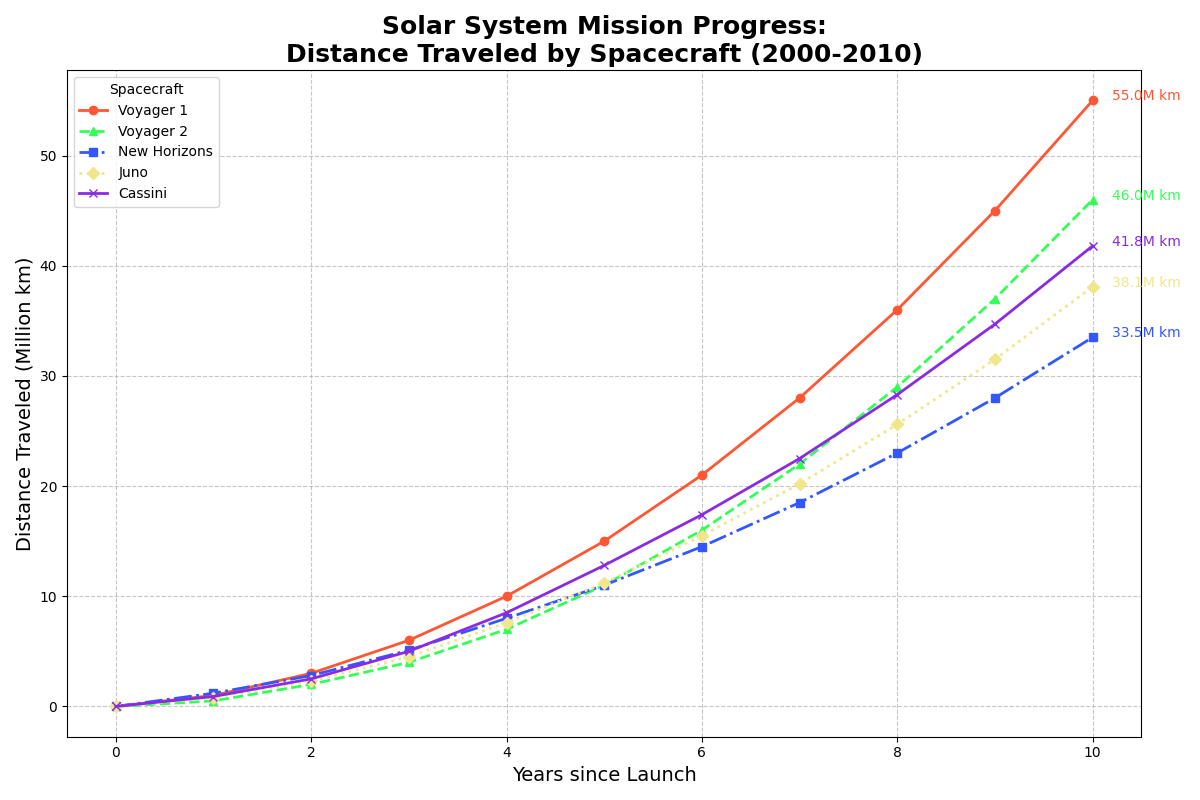

Generate this figure with Python:
import matplotlib.pyplot as plt
import numpy as np

# Years from the start of the mission
years = np.arange(0, 11)

# Distance traveled by each spacecraft (in million kilometers)
voyager_1 = np.array([0, 1, 3, 6, 10, 15, 21, 28, 36, 45, 55])
voyager_2 = np.array([0, 0.5, 2, 4, 7, 11, 16, 22, 29, 37, 46])
new_horizons = np.array([0, 1.2, 2.8, 5.1, 8.0, 11.0, 14.5, 18.5, 23.0, 28.0, 33.5])
juno = np.array([0, 0.8, 2.3, 4.5, 7.6, 11.2, 15.5, 20.2, 25.6, 31.5, 38.1])
cassini = np.array([0, 0.9, 2.5, 5.0, 8.5, 12.8, 17.4, 22.5, 28.3, 34.7, 41.8])

# Create a figure and axis
fig, ax = plt.subplots(figsize=(12, 8))

# New set of colors
colors = ['#FF5733', '#33FF57', '#3357FF', '#F0E68C', '#8A2BE2']

# Plot the data for each spacecraft with new colors
ax.plot(years, voyager_1, marker='o', linestyle='-', linewidth=2, color=colors[0], label='Voyager 1')
ax.plot(years, voyager_2, marker='^', linestyle='--', linewidth=2, color=colors[1], label='Voyager 2')
ax.plot(years, new_horizons, marker='s', linestyle='-.', linewidth=2, color=colors[2], label='New Horizons')
ax.plot(years, juno, marker='D', linestyle=':', linewidth=2, color=colors[3], label='Juno')
ax.plot(years, cassini, marker='x', linestyle='-', linewidth=2, color=colors[4], label='Cassini')

# Set title with a line break for better readability
ax.set_title("Solar System Mission Progress:\nDistance Traveled by Spacecraft (2000-2010)", fontsize=18, fontweight='bold')

# Set labels for the axes
ax.set_xlabel("Years since Launch", fontsize=14)
ax.set_ylabel("Distance Traveled (Million km)", fontsize=14)

# Add a legend with a title
ax.legend(title="Spacecraft", loc='upper left', frameon=True)

# Include a grid for better readability
ax.grid(True, linestyle='--', alpha=0.7)

# Annotate the end points with the final distance
for i, d in enumerate([voyager_1, voyager_2, new_horizons, juno, cassini]):
    ax.text(years[-1] + 0.2, d[-1], f'{d[-1]:.1f}M km', horizontalalignment='left', size=10, color=colors[i])

# Adjust layout to prevent overlap
plt.tight_layout()

# Display the plot
plt.show()
